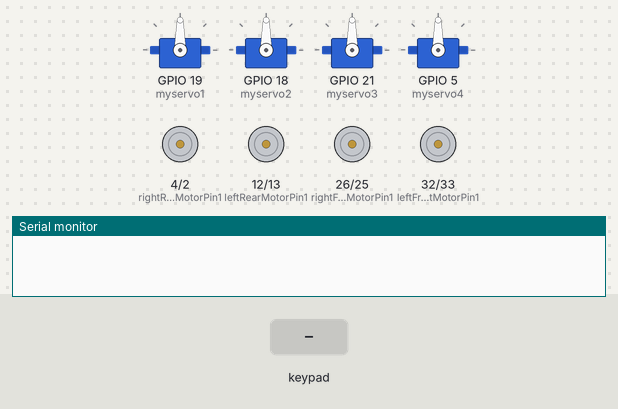
This sketch was run on a simulated ESP32. Shown: 4 × servo, motor-driver pin pairs drawn as motors (green arrow = first pin HIGH = forward, orange = second pin HIGH = backward, longer = more drive), the last lines printed to the serial monitor. The inputs (shaded band) are chosen by the test bench. Nothing arrives over Bluetooth unless stated.

Above: at 1.2 s.
1.3 s: key 'O' pressed
At 1.8 s:
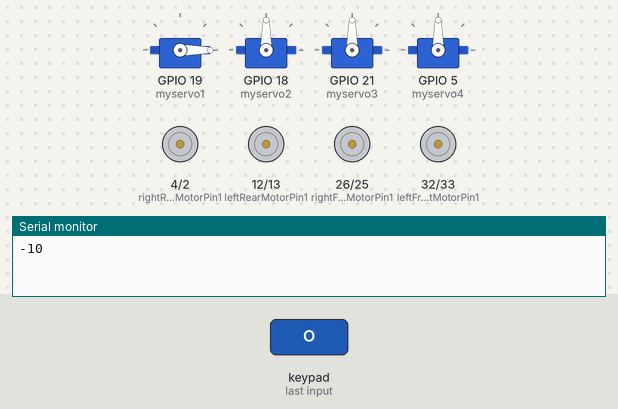
2.8 s: key 'U' pressed
At 4.0 s:
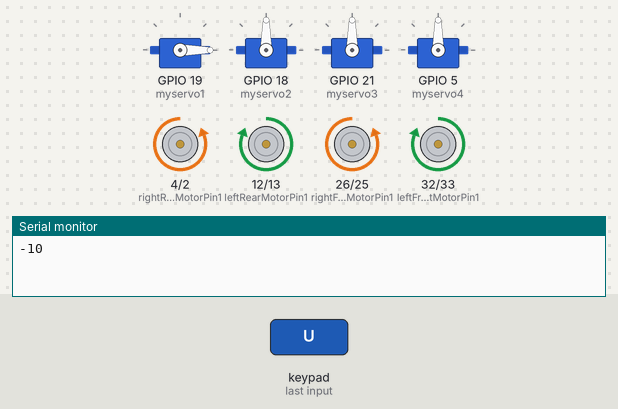
4.3 s: key 'D' pressed
At 5.3 s:
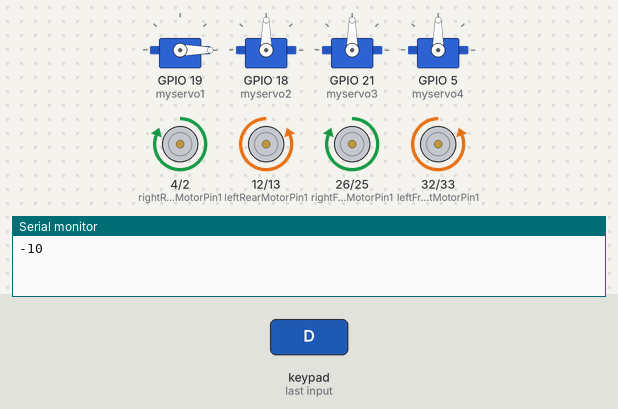
5.8 s: key 'L' pressed
At 6.4 s:
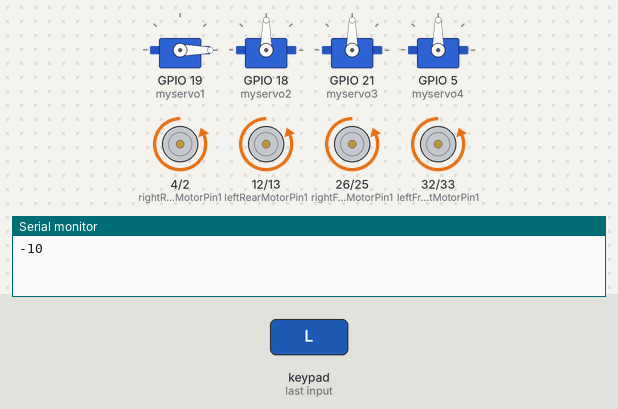
7.3 s: key 'R' pressed
At 8.8 s:
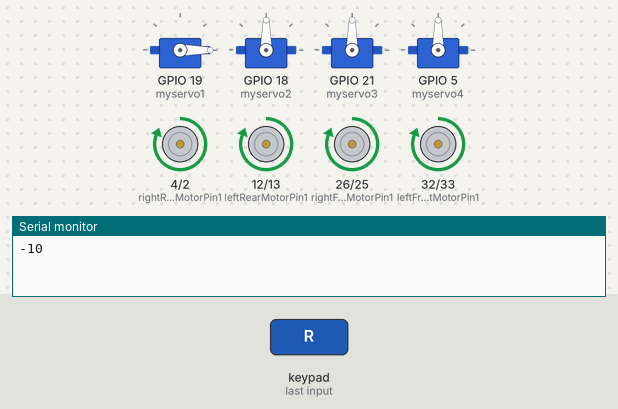
Timing chart, 0 to 9.8 s (numbered marks = the images above; inputs shaded):
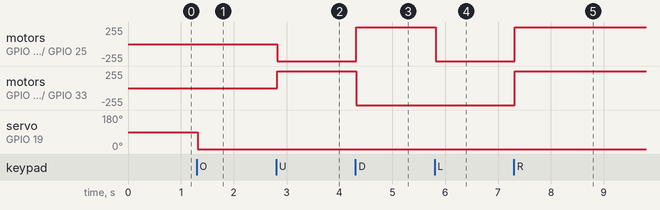

The sketch:

Robot_With_a_robotic_arm.ino
```cpp
#include <PS4Controller.h>
#include<ESP32Servo.h>
int pos1=0;
int pos2=0;
int pos3=0;

const int leftFrontMotorPin1 = 32;   // Left front motor pin 1
const int leftFrontMotorPin2 = 33;   // Left front motor pin 2

const int rightFrontMotorPin1 = 26;  // Right front motor pin 1
const int rightFrontMotorPin2 = 25; // Right front motor pin 2

const int leftRearMotorPin1 = 12;   // Left rear motor pin 1
const int leftRearMotorPin2 = 13;   // Left rear motor pin 2

const int rightRearMotorPin1 = 4;  // Right rear motor pin 1
const int rightRearMotorPin2 = 2;  // Right rear motor pin 2

Servo myservo1;
Servo myservo2;
Servo myservo3;
Servo myservo4;

void setup() {
     Serial.begin(115200);
  PS4.begin("cc:db:a7:00:ee:9e");

   myservo1.attach(19);
   myservo2.attach(18);
   myservo3.attach(21);
   myservo4.attach(5);

  pinMode(leftFrontMotorPin1, OUTPUT);
  pinMode(leftFrontMotorPin2, OUTPUT);

  pinMode(rightFrontMotorPin1, OUTPUT);
  pinMode(rightFrontMotorPin2, OUTPUT);

  pinMode(leftRearMotorPin1, OUTPUT);
  pinMode(leftRearMotorPin2, OUTPUT);

  pinMode(rightRearMotorPin1, OUTPUT);
  pinMode(rightRearMotorPin2, OUTPUT);

}

void loop() {

  if (PS4.isConnected())
  {
     if (PS4.Right())
    {
      MoveRight();
    }
    if (PS4.Left())
    {
      MoveLeft();
    }
     if (PS4.Up())
     {
      MoveForward();
     }
     if (PS4.Down())
     {
      MoveBackward();
     }
     if (PS4.Cross())
     {
      MoveStop();
      myservo4.write(90);
     }
     if ((PS4.R1()))
     {
      myservo4.write(80);
     }
     if (PS4.L1()){

      myservo4.write(110);
    }
    if (PS4.Triangle())
    {
      if(pos1>180)
      {
        pos1=180;
      }
      else
      {
        pos1+=10;
      }
    Serial.println(pos1);
    myservo1.write(pos1);
    delay(1200);

    }
    if (PS4.Circle())
    {
      if(pos1<0)
      {
        pos1=0;
      }
      else
      {
        pos1-=10;
      }
     Serial.println(pos1);
     myservo1.write(pos1);
     delay(1200);

    }
    if (PS4.L2())
    {
      if(pos2<0)
      {
        pos2=0;
      }
      else
      {
        pos2-=25;
      }

      Serial.println(pos2);
      myservo2.write(pos2);
      delay(1200);
    }
    if (PS4.R2())
    {
      if(pos2>180)
      {
        pos2=180;
      }
      else
      {
        pos2+=25;
      }

      Serial.println(pos2);
      myservo2.write(pos2);
      delay(1200);
    }
     if (PS4.L3()){
      if(pos3<0)
      {
        pos3=0;
      }
      else
      {
        pos3-=15;
      }

      Serial.println(pos3);
      myservo3.write(pos3);
      delay(1200);
    }
     if (PS4.R3()){
      if(pos3>180)
      {
        pos3=180;
      }
      else
      {
        pos3+=15;
      }

      Serial.println(pos3);
      myservo3.write(pos3);
      delay(1200);
    }

  }


}


void MoveRight()
{
   digitalWrite(leftFrontMotorPin1, HIGH);
  digitalWrite(leftFrontMotorPin2, LOW);

  digitalWrite(rightFrontMotorPin1, HIGH);
  digitalWrite(rightFrontMotorPin2, LOW);

  digitalWrite(leftRearMotorPin1, HIGH);
  digitalWrite(leftRearMotorPin2, LOW);

  digitalWrite(rightRearMotorPin1, HIGH);
  digitalWrite(rightRearMotorPin2, LOW);
}
void MoveLeft()
{
    digitalWrite(leftFrontMotorPin1, LOW);
  digitalWrite(leftFrontMotorPin2, HIGH);

  digitalWrite(rightFrontMotorPin1, LOW);
  digitalWrite(rightFrontMotorPin2, HIGH);

  digitalWrite(leftRearMotorPin1, LOW);
  digitalWrite(leftRearMotorPin2, HIGH);

  digitalWrite(rightRearMotorPin1, LOW);
  digitalWrite(rightRearMotorPin2, HIGH);
}
void MoveForward()
{
      digitalWrite(leftFrontMotorPin1, HIGH);
  digitalWrite(leftFrontMotorPin2, LOW);

  digitalWrite(rightFrontMotorPin1, LOW);
  digitalWrite(rightFrontMotorPin2, HIGH);

  digitalWrite(leftRearMotorPin1, HIGH);
  digitalWrite(leftRearMotorPin2, LOW);

  digitalWrite(rightRearMotorPin1, LOW);
  digitalWrite(rightRearMotorPin2, HIGH);
}
void MoveBackward()
{
  digitalWrite(leftFrontMotorPin1, LOW);
  digitalWrite(leftFrontMotorPin2, HIGH);

  digitalWrite(rightFrontMotorPin1, HIGH);
  digitalWrite(rightFrontMotorPin2, LOW);

  digitalWrite(leftRearMotorPin1, LOW);
  digitalWrite(leftRearMotorPin2, HIGH);

  digitalWrite(rightRearMotorPin1, HIGH);
  digitalWrite(rightRearMotorPin2, LOW);
}
void MoveStop()
{
  digitalWrite(leftFrontMotorPin1, LOW);
  digitalWrite(leftFrontMotorPin2, LOW);

  digitalWrite(rightFrontMotorPin1, LOW);
  digitalWrite(rightFrontMotorPin2, LOW);

  digitalWrite(leftRearMotorPin1, LOW);
  digitalWrite(leftRearMotorPin2, LOW);

  digitalWrite(rightRearMotorPin1, LOW);
  digitalWrite(rightRearMotorPin2, LOW);

}
```

Measured:
- after the input at 1.3 s, servo on GPIO 19 (myservo1): 90° → 0° at once
- after the input at 2.8 s, motor on GPIO 4 (rightRearMotorPin1) / GPIO 2 (rightRearMotorPin2): stopped → backward 255/255 at once; motor on GPIO 12 (leftRearMotorPin1) / GPIO 13 (leftRearMotorPin2): stopped → forward 255/255 at once
- after the input at 4.3 s, motor on GPIO 4 (rightRearMotorPin1) / GPIO 2 (rightRearMotorPin2): backward 255/255 → forward 255/255 at once; motor on GPIO 12 (leftRearMotorPin1) / GPIO 13 (leftRearMotorPin2): forward 255/255 → backward 255/255 at once
- after the input at 5.8 s, motor on GPIO 4 (rightRearMotorPin1) / GPIO 2 (rightRearMotorPin2), motor on GPIO 26 (rightFrontMotorPin1) / GPIO 25 (rightFrontMotorPin2): forward 255/255 → backward 255/255 at once
- after the input at 7.3 s, motor on GPIO 4 (rightRearMotorPin1) / GPIO 2 (rightRearMotorPin2), motor on GPIO 12 (leftRearMotorPin1) / GPIO 13 (leftRearMotorPin2), motor on GPIO 26 (rightFrontMotorPin1) / GPIO 25 (rightFrontMotorPin2), motor on GPIO 32 (leftFrontMotorPin1) / GPIO 33 (leftFrontMotorPin2): backward 255/255 → forward 255/255 at once
